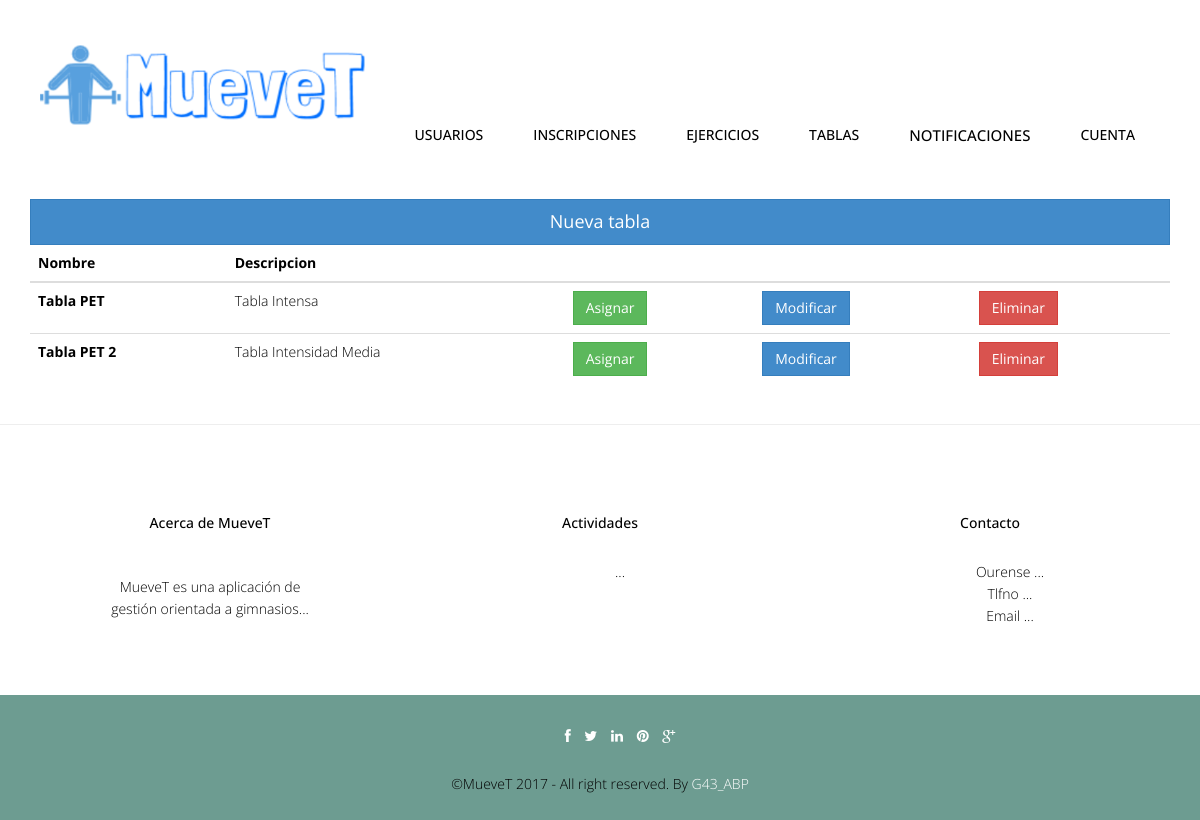
Before: /abp/Controllers/TABLA_Controller.php (signed in) with the older database file.
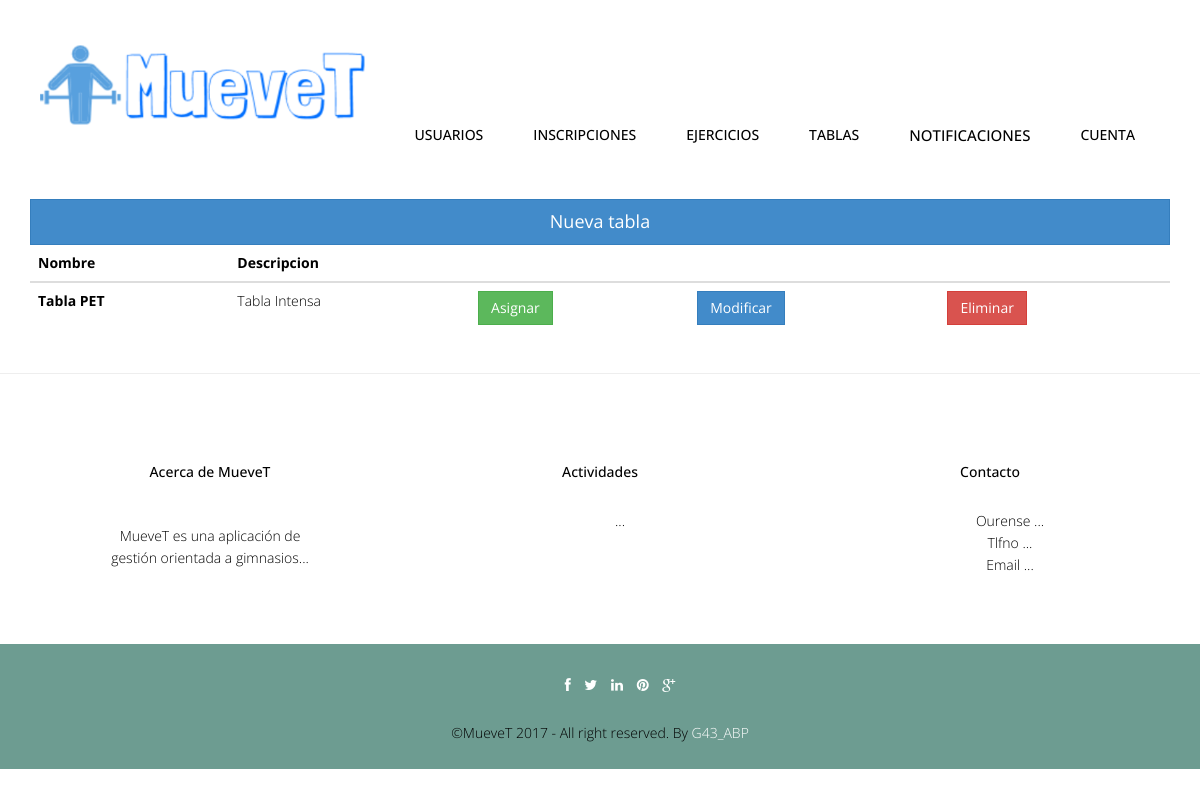
After: the same page with the newer database file.
### tables this page shows
CREATE TABLE `tabla` (
  `idTabla` int(10) NOT NULL,
  `nombreTabla` varchar(50) NOT NULL,
  `descripcionTabla` varchar(255) DEFAULT NULL
);

### abp/Models/TABLA_Model.php (called while the page is built, shortened)
<?php
include '../Functions/LibraryFunctions.php';
class TABLA_Model
{
	function ConectarBD() {
        $this->mysqli = new mysqli("localhost", "root", "", "gymgest");
    }
	function obtenerTablas()
    {
      $sql = "SELECT * FROM tabla";
      if(!($resultado = $this->mysqli->query($sql)))
      {
        return 'Error en la consulta sobre la base de datos.';
      }
      else
      {
        $toret = array();
        $i = 0;
        while($fila = $resultado->fetch_array())
        {
          $toret[$i] = $fila;
          $i++;
        }
        return $toret;
      }
    }
}
?>

### abp/Views/TABLA_SHOWALL_Vista.php (the view, shortened to what this page needs)
<?php
class TABLA_Show
{
    private $datos;
    function __construct($array, $volver) {
        $this->datos = $array;
        $this->render();
    }
    function render()
	{
		echo '<div class="container">';
		echo '<a href="?accion=vistainsertar"><button type="button" class="btn btn-primary btn-lg btn-block">Nueva tabla</button></a>';
		echo'<table class="table">
			  <thead class="thead-dark">
				<tr>
				  <th scope="col">Nombre</th>
				  <th scope="col">Descripcion</th>
				  <th scope="col"></th>
				  <th scope="col"></th>
				  <th scope="col"></th>
				</tr>
			  </thead><tbody>';
		foreach($this->datos['tablas'] as $valor)
		{
			echo '<tr>';
			echo '<th><a href="?accion=ver&id='.$valor['0'].'">'.$valor['1'].'</a></th>';
			echo '<td>'.$valor['2'].'</td>';
			echo '<td><a data-toggle="modal" href="#myModal" onclick="changeIdAction('.$valor[0].')"><button type="button" class="btn btn-success">Asignar</button></a></td>';
			echo '<td><a href="?accion=modificar&id='.$valor['0'].'"><button type="button" class="btn btn-primary">Modificar</button></a></td>';
			echo '<td><a href="?accion=eliminar&id='.$valor['0'].'"><button type="button" class="btn btn-danger">Eliminar</button></a></td>';
			echo '</tr>';
		}
		echo '</tbody>
			</table>';
		echo '</div>';
        include '../Views/footer.php';
    }
}
?>

### abp/Views/header.php (shortened to what this page needs)
<!DOCTYPE html>
<html lang="en">
    <head>
        <link href="../css/bootstrap.min.css" rel="stylesheet">
        <link href="../css/responsive-slider.css" rel="stylesheet">
        <link rel="stylesheet" href="../css/animate.css">
        <link rel="stylesheet" href="../css/font-awesome.min.css">
        <link href="../css/style.css" rel="stylesheet">
    </head>
    <body>
        <header>
            <div class="container">
                <div class="row">
                    <nav class="navbar navbar-default" role="navigation">
                        <div class="container-fluid">
                            <div class="navbar-header">
                                <div class="navbar-brand">
                                    <br><a href="../index.php"><img src="../img/logo.png" width="325" height="80"></a>
                                </div>
                            </div>
                            <div class="menu">
                                <ul class="nav nav-tabs" role="tablist">
                                    <?php
                                    showNavbar();
                                    ?>
                                </ul>
                            </div>
                        </div>
                    </nav>
                </div>
            </div>
        </header>

### abp/Functions/LibraryFunctions.php (shortened to what this page needs)
<?php
function añadirFuncionalidades($NOM) {
    $mysqli = new mysqli("localhost", "root", "", "gymgest");
    $rol = "SELECT tipoUsuario FROM USUARIO  WHERE userName='" . $NOM['login'] . "'";
    $sql = "SELECT DISTINCT categoriaFuncionalidad FROM FUNCIONALIDAD, FUNCIONALIDAD_ROL WHERE FUNCIONALIDAD_ROL.idFuncionalidad = FUNCIONALIDAD.idFuncionalidad AND FUNCIONALIDAD_ROL.idRol=(" . $rol . ")";
    if (!($resultado = $mysqli->query($sql))) {
        echo 'Error en la consulta sobre la base de datos';
    } else {
        while ($fila = $resultado->fetch_array()) {
            $funcionalidad = $fila['categoriaFuncionalidad'];
            switch ($funcionalidad) {
                case "Gestion Usuarios":
                    ?><br><br>
                    <li class="nav-item dropdown">
                        <a class="nav-link dropdown-toggle" href="" id="navbarDropdownMenuLink" data-toggle="dropdown" aria-haspopup="true" aria-expanded="false" href="../Controllers/USUARIO_Controller.php"><?php echo $strings['Gestión de Usuarios'] ?> </a>
                    </li>
                    <?php
                    break;
                    ?><li role="presentation"><a href="" class="m1"><?php echo $strings['Gestión de Actividades Grupales']; ?></a></li> <?php
                  case "Gestion Ejercicios":
                        ?><li><a style="font-size:15;" href='../Controllers/EJERCICIO_Controller.php'><?php echo $strings['Gestión de ejercicios']; ?></a></li><?php
                        break;
                     case "Gestion Tablas":
                        ?><li><a style="font-size:15;" href='../Controllers/TABLA_Controller.php'><?php echo $strings['Gestión de tablas']; ?></a></li><?php
                        break;
                case "Gestion Notificaciones":
                    ?><li><a style="font-size:15px;" href='../Controllers/NOTIFICACION_Controller.php'><?php echo $strings['Gestión de notificaciones']; ?></a></li> <?php
                        break;
                        ?><li><a style="font-size:15;" href='../Controllers/SESION_Controller.php'><?php echo $strings['Gestión de sesiones']; ?></a></li><?php
                    case "Gestion Inscripciones":
                        ?><li class="nav-item dropdown">
                        <a class="nav-link dropdown-toggle" href="" id="navbarDropdownMenuLink" data-toggle="dropdown" aria-haspopup="true" aria-expanded="false"><?php echo $strings['Gestión de Inscripciones'] ?> </a>
                    </li>
                    <?php
                    break;
                default:
                    break;
            }
        }
    }
}
function showNavbar() {
    if (!isset($_SESSION)) {
        echo '<br><br><li role="presentation" class="active"><a href="../Functions/Conectar.php" class="m1">Iniciar Sesion</a></li>';
        echo '<li role="presentation"><a href="" class="m1">Sobre Nosotros</a></li>';
        echo '<li role="presentation"><a href="" class="m1">Contacto</a></li>';
    } else {
        añadirFuncionalidades($_SESSION);
        ?>
        <li class="nav-item dropdown">
            <a class="nav-link dropdown-toggle" href="" id="navbarDropdownMenuLink" data-toggle="dropdown" aria-haspopup="true" aria-expanded="false">
                <?php echo $strings['Cuenta'] ?>
            </a>
        </li>
        <?php
    }
}
?>

### abp/Controllers/TABLA_Controller.php (shortened to what this page needs)
<?php
include '../Models/TABLA_Model.php';
include '../Views/header.php';
function get_data_form()
{
	if( isset($_REQUEST['nombreTabla']) )
	{
		$nombreTabla = $_REQUEST['nombreTabla'];
	}else{
		$nombreTabla = "";
	}
	if( isset($_REQUEST['descripcionTabla']) )
	{
		$descripcionTabla =$_REQUEST['descripcionTabla'];
	}else{ $descripcionTabla = ""; }
	$tabla = new TABLA_Model($nombreTabla, $descripcionTabla);
	return $tabla;
}
switch ($_REQUEST['accion']) {
    default:
	    $tabla = get_data_form();
        $datos['tablas'] = $tabla->obtenerTablas();
		$ejercicios = new EJERCICIO_Model("","","");
		$datos['ejercicios'] = $ejercicios->obtenerEjercicios();
			require_once '../Views/TABLA_SHOWALL_Vista.php';
            new TABLA_Show($datos, '../Views/EJERCICIO_SHOWALL_Vista.php');
}
?>

### abp/Views/footer.php (shortened to what this page needs)
<hr>
	<footer>
		<div class="container">
			<div class="row">
				<div class="col-lg-4">
					<div class="widget">
						<h5 class="widgetheading">Acerca de MueveT</h5>
						<p>MueveT es una aplicación de gestión orientada a gimnasios...</p>
					</div>
				</div>
				<div class="col-lg-4">
					<div class="widget">
						<h5 class="widgetheading">Actividades</h5>
						<ul class="link-list">
							<li><a href="#">...</a></li>
						</ul>
					</div>
				</div>
				<div class="col-lg-4">
					<div class="widget">
						<h5 class="widgetheading">Contacto</h5>
						<ul class="link-list">
							<li><a href="#">Ourense ...</a></li>
							<li><a href="#">Tlfno ...</a></li>
							<li><a href="#">Email ...</a></li>
						</ul>
					</div>
				</div>
			</div>
		</div>
		<div class="sub-footer">
			<div class="container">
				<div class="row">
					<div class="col-lg-12">
						<ul class="social-network">
							<li><a href="#" data-placement="top" title="Facebook"><i class="fa fa-facebook fa-1x"></i></a></li>
							<li><a href="#" data-placement="top" title="Twitter"><i class="fa fa-twitter fa-1x"></i></a></li>
							<li><a href="#" data-placement="top" title="Linkedin"><i class="fa fa-linkedin fa-1x"></i></a></li>
							<li><a href="#" data-placement="top" title="Pinterest"><i class="fa fa-pinterest fa-1x"></i></a></li>
							<li><a href="#" data-placement="top" title="Google plus"><i class="fa fa-google-plus fa-1x"></i></a></li>
						</ul>
					</div>
					<div class="col-lg-12">
						<div class="copyright">
							<p>
								<span>&copy;MueveT 2017 - All right reserved. By </span><a href="" target="_blank">G43_ABP</a>
							</p>
						</div>
					</div>
				</div>
			</div>
		</div>
	</footer>
  </body>
</html>

### abp/css/style.css (style rules this page uses)
body { font-family:'Open Sans', Arial, sans-serif; font-size:14px; font-weight:300; line-height:1.6em; color:#000; background-color:#fff; }
hi,h2,h3,h4,h5,h6 { color:#000; line-height:1.1em; }
p { color:#000; }
.navbar-default { margin-top:-10px; background-color: #fff; border-radius:0; border:0; }
.container-fluid > .navbar-header { margin-right: 30px; margin-left: 10px; margin-top:20px; border-radius:0; }
.navbar-brand { float: left; height: 30px; padding: 15px 15px; font-size: 18px; line-height: 20px; }
.menu { font-size:14px; float:right; text-transform:uppercase; font-weight:500; }
.menu ul.nav-tabs li { color:#000; }
.nav-tabs { border-bottom: 0; }
.nav-tabs > li { float: left; margin-bottom: 0; }
.nav-tabs > li > a { margin-bottom:20px; margin-right: 20px; line-height: 1.42857143; border-bottom: 3px solid transparent; border-radius:0; color:#000; border-top:0; border-right:0; border-left:0; }
.blog h3,p { color:#000; padding:15px; }
.widget { margin-top:10px; padding:50px; text-align:center; }
.widget p,ul { margin-top:30px; }
.link-list ul,li,a { color:#000; list-style:none; }
.copyright { text-align:center; }
.copyright a { color:#fff; }
.sub-footer { background-color: #6D9C91; }
ul.social-network { list-style:none; margin-top:30px; text-align:center; }
ul.social-network li { display:inline; margin: 0 5px; color:#fff; }
ul.social-network li a { color:#fff; }

### abp/css/overwrite.css (style rules this page uses)
.btn { text-shadow: none; background-image:none; border-color: none; border-bottom-color: none; -webkit-box-shadow: none; -moz-box-shadow: none; box-shadow: none; }
.btn { outline:0; -webkit-border-radius: 0; -moz-border-radius: 0; border-radius: 0; }
.btn-lg { -webkit-border-radius: 0; -moz-border-radius: 0; border-radius: 0; }

Changed rows visible on the page:
removed tabla: nombreTabla "Tabla PET 2", descripcionTabla "Tabla Intensidad Media"
